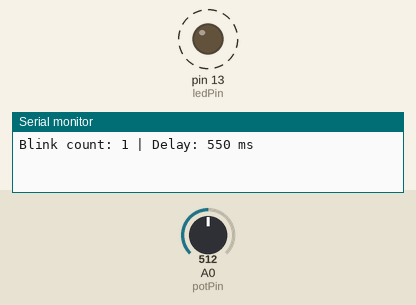
Bench run of a sketch on a simulated Arduino Uno, built with avr-gcc and run on an emulated ATmega328P. On the bench: output pins drawn as LEDs (lit = HIGH), the last lines printed to the serial monitor. Dashed ring = blinking. The test bench sets the inputs (shaded band); at power-on: A0 (potPin) = 512.

Above: at 1.9 s.
2.0 s: A0 (potPin) set to 122
At 2.71 s:
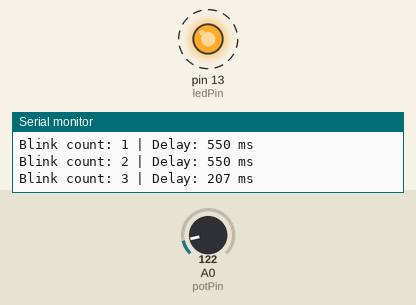
5.5 s: A0 (potPin) set to 0
At 5.76 s:
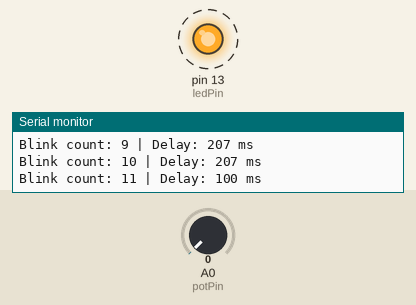
Timing chart, 0 to 15.0 s (numbered marks = the images above; inputs shaded):
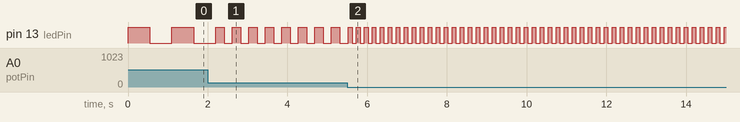

The sketch:

led_blink.ino
```cpp
/*
Author: Lakshay Sharma
Date: 02-07-2026
Description:
LED blink program with serial monitoring and potentiometer-controlled blink speed.
*/

const int ledPin = 13;
const int potPin = A0;

int blinkCount = 0;

void setup() {
  pinMode(ledPin, OUTPUT);
  Serial.begin(9600);
}

void loop() {
  int sensorValue = analogRead(potPin);
  int delayTime = map(sensorValue, 0, 1023, 100, 1000);

  digitalWrite(ledPin, HIGH);
  delay(delayTime);

  digitalWrite(ledPin, LOW);
  delay(delayTime);

  blinkCount++;

  Serial.print("Blink count: ");
  Serial.print(blinkCount);
  Serial.print(" | Delay: ");
  Serial.print(delayTime);
  Serial.println(" ms");
}
```

Measured:
- after the input at 2.0 s, pin 13 (ledPin): alternates HIGH for 0.21 s and LOW for 0.21 s, starting after 0.41 s
- after the input at 5.5 s, pin 13 (ledPin): alternates HIGH for 0.10 s and LOW for 0.10 s, starting after 0.12 s
- by itself, pin 13 (ledPin): alternates HIGH for 0.55 s and LOW for 0.55 s
